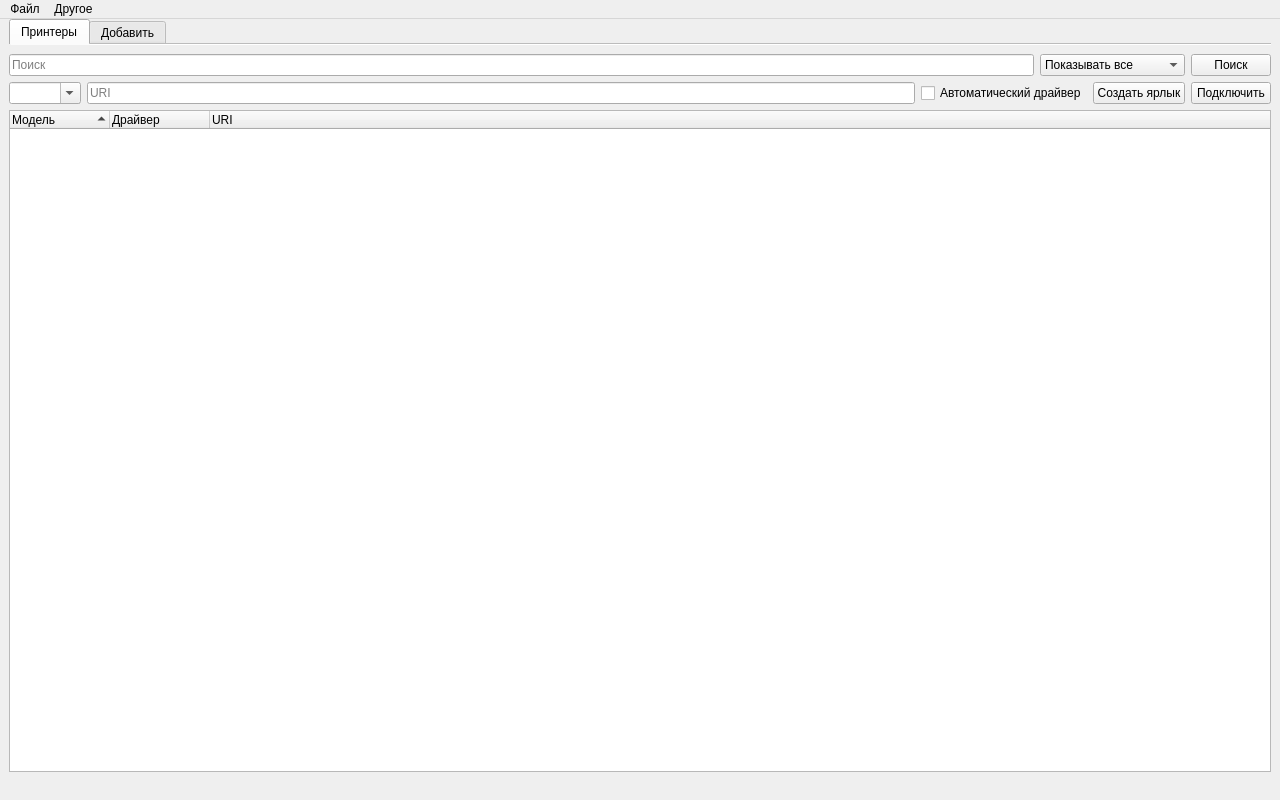
<?xml version="1.0" encoding="UTF-8"?>
<ui version="4.0">
 <class>MainWindow</class>
 <widget class="QMainWindow" name="MainWindow">
  <property name="geometry">
   <rect>
    <x>0</x>
    <y>0</y>
    <width>1280</width>
    <height>800</height>
   </rect>
  </property>
  <property name="windowTitle">
   <string notr="true">P Explorer</string>
  </property>
  <property name="windowIcon">
   <iconset theme="printer"/>
  </property>
  <widget class="QWidget" name="centralwidget">
   <layout class="QVBoxLayout" name="verticalLayout">
    <property name="topMargin">
     <number>0</number>
    </property>
    <property name="bottomMargin">
     <number>0</number>
    </property>
    <item>
     <widget class="QTabWidget" name="tabWidget">
      <property name="currentIndex">
       <number>0</number>
      </property>
      <property name="documentMode">
       <bool>true</bool>
      </property>
      <widget class="QWidget" name="printers_search">
       <attribute name="icon">
        <iconset theme="printer"/>
       </attribute>
       <attribute name="title">
        <string>Принтеры</string>
       </attribute>
       <layout class="QVBoxLayout" name="verticalLayout_4">
        <property name="leftMargin">
         <number>0</number>
        </property>
        <property name="rightMargin">
         <number>0</number>
        </property>
        <item>
         <layout class="QHBoxLayout" name="horizontalLayout_5">
          <item>
           <widget class="QLineEdit" name="lineEdit_search">
            <property name="placeholderText">
             <string>Поиск</string>
            </property>
           </widget>
          </item>
          <item>
           <widget class="QComboBox" name="comboBox_search_mode">
            <item>
             <property name="text">
              <string>Показывать все</string>
             </property>
            </item>
            <item>
             <property name="text">
              <string>Только, где есть URI</string>
             </property>
            </item>
            <item>
             <property name="text">
              <string>Только, где нет URI</string>
             </property>
            </item>
           </widget>
          </item>
          <item>
           <widget class="QPushButton" name="pushButton_search">
            <property name="text">
             <string>Поиск</string>
            </property>
           </widget>
          </item>
         </layout>
        </item>
        <item>
         <layout class="QHBoxLayout" name="horizontalLayout">
          <item>
           <widget class="QComboBox" name="comboBox_protocol">
            <property name="toolTip">
             <string>Выбор протокола</string>
            </property>
            <property name="editable">
             <bool>true</bool>
            </property>
           </widget>
          </item>
          <item>
           <widget class="QLineEdit" name="lineEdit_uri">
            <property name="placeholderText">
             <string>URI</string>
            </property>
           </widget>
          </item>
          <item>
           <widget class="QCheckBox" name="checkBox_auto">
            <property name="toolTip">
             <string>Использовать автоматический подбор драйвера</string>
            </property>
            <property name="text">
             <string>Автоматический драйвер</string>
            </property>
           </widget>
          </item>
          <item>
           <widget class="QPushButton" name="pushButton_create_link">
            <property name="text">
             <string>Создать ярлык</string>
            </property>
           </widget>
          </item>
          <item>
           <widget class="QPushButton" name="pushButton_link">
            <property name="text">
             <string>Подключить</string>
            </property>
           </widget>
          </item>
         </layout>
        </item>
        <item>
         <widget class="QTreeWidget" name="treeWidget_list">
          <property name="contextMenuPolicy">
           <enum>Qt::ContextMenuPolicy::CustomContextMenu</enum>
          </property>
          <property name="rootIsDecorated">
           <bool>false</bool>
          </property>
          <property name="sortingEnabled">
           <bool>true</bool>
          </property>
          <column>
           <property name="text">
            <string>Модель</string>
           </property>
          </column>
          <column>
           <property name="text">
            <string>Драйвер</string>
           </property>
          </column>
          <column>
           <property name="text">
            <string>URI</string>
           </property>
          </column>
         </widget>
        </item>
       </layout>
      </widget>
      <widget class="QWidget" name="tab_add">
       <attribute name="icon">
        <iconset theme="list-add"/>
       </attribute>
       <attribute name="title">
        <string>Добавить</string>
       </attribute>
       <layout class="QVBoxLayout" name="verticalLayout_2">
        <property name="leftMargin">
         <number>0</number>
        </property>
        <property name="rightMargin">
         <number>0</number>
        </property>
        <item>
         <layout class="QHBoxLayout" name="horizontalLayout_3">
          <item>
           <layout class="QVBoxLayout" name="verticalLayout_3">
            <item>
             <widget class="QLabel" name="label">
              <property name="text">
               <string>Имя</string>
              </property>
             </widget>
            </item>
            <item>
             <widget class="QLineEdit" name="lineEdit_add_name"/>
            </item>
           </layout>
          </item>
          <item>
           <layout class="QVBoxLayout" name="verticalLayout_6">
            <item>
             <widget class="QLabel" name="label_3">
              <property name="text">
               <string>Описание</string>
              </property>
             </widget>
            </item>
            <item>
             <widget class="QLineEdit" name="lineEdit_desc"/>
            </item>
           </layout>
          </item>
         </layout>
        </item>
        <item>
         <layout class="QHBoxLayout" name="horizontalLayout_2">
          <item>
           <widget class="QComboBox" name="comboBox_add_protocol">
            <property name="editable">
             <bool>true</bool>
            </property>
            <property name="placeholderText">
             <string>Протокол</string>
            </property>
           </widget>
          </item>
          <item>
           <widget class="QLineEdit" name="lineEdit_add_uri">
            <property name="placeholderText">
             <string>URI</string>
            </property>
           </widget>
          </item>
         </layout>
        </item>
        <item>
         <layout class="QHBoxLayout" name="horizontalLayout_4">
          <item>
           <widget class="QLabel" name="label_2">
            <property name="sizePolicy">
             <sizepolicy hsizetype="Fixed" vsizetype="Preferred">
              <horstretch>0</horstretch>
              <verstretch>0</verstretch>
             </sizepolicy>
            </property>
            <property name="text">
             <string>Драйвер</string>
            </property>
           </widget>
          </item>
          <item>
           <widget class="QComboBox" name="comboBox_add_driver">
            <property name="editable">
             <bool>true</bool>
            </property>
           </widget>
          </item>
         </layout>
        </item>
        <item>
         <widget class="QPushButton" name="pushButton_add">
          <property name="text">
           <string>Добавить</string>
          </property>
         </widget>
        </item>
        <item>
         <spacer name="verticalSpacer">
          <property name="orientation">
           <enum>Qt::Orientation::Vertical</enum>
          </property>
          <property name="sizeHint" stdset="0">
           <size>
            <width>20</width>
            <height>40</height>
           </size>
          </property>
         </spacer>
        </item>
       </layout>
      </widget>
     </widget>
    </item>
   </layout>
  </widget>
  <widget class="QMenuBar" name="menubar">
   <property name="geometry">
    <rect>
     <x>0</x>
     <y>0</y>
     <width>1280</width>
     <height>33</height>
    </rect>
   </property>
   <widget class="QMenu" name="menuClient">
    <property name="title">
     <string>Файл</string>
    </property>
    <addaction name="action_settings"/>
    <addaction name="separator"/>
    <addaction name="action_exit"/>
   </widget>
   <widget class="QMenu" name="menuOther">
    <property name="title">
     <string>Другое</string>
    </property>
    <addaction name="action_about"/>
   </widget>
   <addaction name="menuClient"/>
   <addaction name="menuOther"/>
  </widget>
  <widget class="QStatusBar" name="statusbar">
   <property name="sizeGripEnabled">
    <bool>false</bool>
   </property>
  </widget>
  <action name="action_new_remote">
   <property name="icon">
    <iconset theme="system-file-manager"/>
   </property>
   <property name="text">
    <string>New remote</string>
   </property>
  </action>
  <action name="action_exit">
   <property name="icon">
    <iconset theme="application-exit"/>
   </property>
   <property name="text">
    <string>Выход</string>
   </property>
  </action>
  <action name="action_about">
   <property name="icon">
    <iconset theme="help-about"/>
   </property>
   <property name="text">
    <string>О программе</string>
   </property>
  </action>
  <action name="action_list_remotes">
   <property name="checkable">
    <bool>true</bool>
   </property>
   <property name="checked">
    <bool>true</bool>
   </property>
   <property name="text">
    <string>List remotes</string>
   </property>
  </action>
  <action name="action_new_serve">
   <property name="icon">
    <iconset theme="applications-internet"/>
   </property>
   <property name="text">
    <string>New serve</string>
   </property>
  </action>
  <action name="action_settings">
   <property name="icon">
    <iconset theme="applications-development"/>
   </property>
   <property name="text">
    <string>Настройки</string>
   </property>
  </action>
  <action name="action_show_tasks">
   <property name="text">
    <string>Show tasks</string>
   </property>
  </action>
 </widget>
 <resources/>
 <connections/>
</ui>
